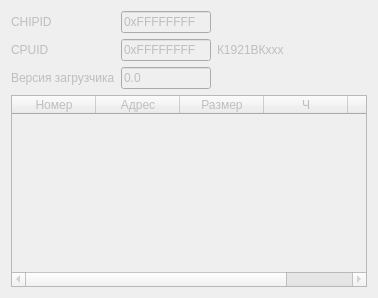
      <widget class="QWidget" name="tab_info">
       <property name="enabled">
        <bool>false</bool>
       </property>
       <attribute name="title">
        <string notr="true">Информация</string>
       </attribute>
       <layout class="QVBoxLayout" name="verticalLayout_5">
        <item>
         <layout class="QHBoxLayout" name="tinfo_hbox_info">
          <item>
           <layout class="QFormLayout" name="tinfo_hbox_info_values">
            <item row="0" column="0">
             <widget class="QLabel" name="tinfo_lab_chipid">
              <property name="text">
               <string notr="true">CHIPID</string>
              </property>
             </widget>
            </item>
            <item row="0" column="1">
             <widget class="QLineEdit" name="tinfo_ledit_chipid">
              <property name="minimumSize">
               <size>
                <width>90</width>
                <height>0</height>
               </size>
              </property>
              <property name="maximumSize">
               <size>
                <width>90</width>
                <height>16777215</height>
               </size>
              </property>
              <property name="text">
               <string notr="true">0xFFFFFFFF</string>
              </property>
              <property name="readOnly">
               <bool>true</bool>
              </property>
             </widget>
            </item>
            <item row="1" column="0">
             <widget class="QLabel" name="tinfo_lab_cpuid">
              <property name="text">
               <string notr="true">CPUID</string>
              </property>
             </widget>
            </item>
            <item row="1" column="1">
             <widget class="QLineEdit" name="tinfo_ledit_cpuid">
              <property name="minimumSize">
               <size>
                <width>90</width>
                <height>0</height>
               </size>
              </property>
              <property name="maximumSize">
               <size>
                <width>90</width>
                <height>16777215</height>
               </size>
              </property>
              <property name="text">
               <string notr="true">0xFFFFFFFF</string>
              </property>
              <property name="readOnly">
               <bool>true</bool>
              </property>
             </widget>
            </item>
            <item row="2" column="0">
             <widget class="QLabel" name="tinfo_lab_bootver">
              <property name="text">
               <string notr="true">Версия загрузчика</string>
              </property>
             </widget>
            </item>
            <item row="2" column="1">
             <widget class="QLineEdit" name="tinfo_ledit_bootver">
              <property name="minimumSize">
               <size>
                <width>90</width>
                <height>0</height>
               </size>
              </property>
              <property name="maximumSize">
               <size>
                <width>90</width>
                <height>16777215</height>
               </size>
              </property>
              <property name="text">
               <string notr="true">0.0</string>
              </property>
              <property name="readOnly">
               <bool>true</bool>
              </property>
             </widget>
            </item>
           </layout>
          </item>
          <item>
           <widget class="QLabel" name="tinfo_lab_mcu">
            <property name="minimumSize">
             <size>
              <width>150</width>
              <height>0</height>
             </size>
            </property>
            <property name="text">
             <string notr="true">К1921ВКххх</string>
            </property>
           </widget>
          </item>
         </layout>
        </item>
        <item>
         <widget class="QTableWidget" name="tinfo_tbl_flash">
          <property name="editTriggers">
           <set>QAbstractItemView::NoEditTriggers</set>
          </property>
          <property name="showGrid">
           <bool>true</bool>
          </property>
          <property name="cornerButtonEnabled">
           <bool>false</bool>
          </property>
          <attribute name="horizontalHeaderVisible">
           <bool>true</bool>
          </attribute>
          <attribute name="horizontalHeaderCascadingSectionResizes">
           <bool>false</bool>
          </attribute>
          <attribute name="horizontalHeaderDefaultSectionSize">
           <number>84</number>
          </attribute>
          <attribute name="horizontalHeaderStretchLastSection">
           <bool>false</bool>
          </attribute>
          <attribute name="verticalHeaderVisible">
           <bool>false</bool>
          </attribute>
          <attribute name="verticalHeaderStretchLastSection">
           <bool>false</bool>
          </attribute>
          <column>
           <property name="text">
            <string notr="true">Номер</string>
           </property>
          </column>
          <column>
           <property name="text">
            <string notr="true">Адрес</string>
           </property>
          </column>
          <column>
           <property name="text">
            <string notr="true">Размер</string>
           </property>
          </column>
          <column>
           <property name="text">
            <string notr="true">Ч</string>
           </property>
          </column>
          <column>
           <property name="text">
            <string notr="true">З</string>
           </property>
          </column>
         </widget>
        </item>
       </layout>
      </widget>
